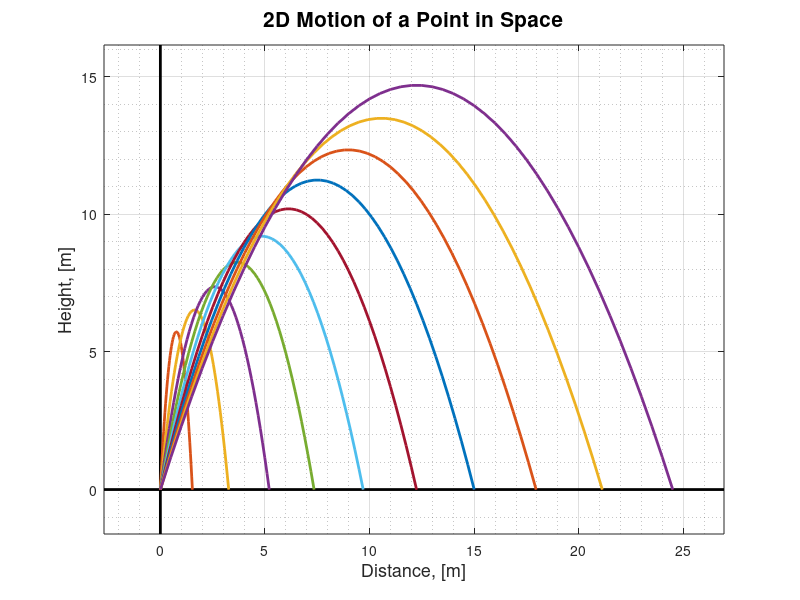

Here is the MATLAB script that generated this plot:
clc, clear, close all

%% Loops

%% For Loops
% The amount of loops depends on the number of elements
% for (i = [1, 2, 3, 4, 5])
% 	i;
% end
% 
% for (i = 0:10:100)
% 	i;
% end
% 
% v1 = 1:100:500;
% multipliers = [2, 3, 4, 5];
% for (i = i:length(v1))
% 	v1(i) = v1(i) + 1;
% end

% only run on half the vector
% v1 = 1:20;
% for (i = i:length(multipliers) / 2)
	% v1(i) = v1(i) + 1;
% 	v1 * multipliers(i);
% end

% without loops
% v2 = 1:20;
% v2(1:length(v2) / 2) = v2(1:length(v2) /2) + 1;

%% For Loop and Equations
% element by element operations with loops

% x(t) = x0 + vx * t + (ax * t^2) / 2;
% y(t) = y0 + vy + t + (ay * t^2) / 2;

% angle = pi / 4;
% vX = 10;
% vY = 20;
% aY = -9.8;
% t = 0:0.1:5;
% 
% for (i = 1:length(t))
% 	x(i) = vX * t(i);
% 	y(i) = vY * t(i) + (aY + t(i)^2) / 2;
% end

% Without loops
% x1 = vX * t;
% y1 = vY * t + ((aY * (t.^2)) / 2;
% plot(x, y, 'or')

%% Nested Loops
% matrix = zeros(10);

% index from 1 to the size of the first dimension of matrix
% for (i = 1:size(matrix, 1))
% 	for (j = 1:size(matrix, 2))
% 		matrix(i, j) = i;
% 	end
% end

%% While Loop - Conditional Loop
% number = 0;
% counter = 0;
% 
% while (number ~= 50)
% 	number = randi([40, 60], 1, 1);
% 	counter = counter + 1;
% end

% Initial conditions
% angle = pi / 3;
% vX = 10;
% vY = 20;
% aY = -9.8;
% t = 0:0.01:4.5;

% Calculate X and Y
% x = vX * t;
% y = vY * t + (aY * t.^2) / 2;


%% Calculate the X and Y Points in Space (animating a plot)
%% Setup
% Initial Conditions
angle = pi / 4;					% Initale Angle, [rad]
x0 = 0;							% Initial X Position [m]
xV = 1:1:10;						% Velocities on the X Axis, [m/s]
xA = 0;							% Initial Acceleration on the X axis [m/s^2]
xAngle = cos(angle);			% The X Component of the Angle
y0 = 0;							% Initial Y Position [m]
yV = 15:1:24;						% Velocities on the Y Axis [m/s]
yA = -9.8;						% Initial Acceleration on the Y Axis [m/s^2]
yAngle = sin(angle);			% The Y Component of the Angle
positionsOfThePoint = 50;		% How many points calculated 

% Preallocation of x, y and t vectors
x = zeros(length(xV), positionsOfThePoint);
y = zeros(size(x));
t = zeros(size(x));

% Finding roots of((a / 2) * t^2) + (v * t^1) + (x * t^0)) for Y
% Roots of Y show us where the motion starts at the ends on the "surface" level
for (i = 1:length(yV))
	yRoots = roots([yA / 2, yV(i) * yAngle, y0]);
	nonZeroRoot = yRoots(yRoots ~= 0);
	
	% Crating a time vector with linearly spaced values, between the two rotos of
	% the Y equation so we start and end on the "the surface"
	t(i, :) = linspace(0, nonZeroRoot, positionsOfThePoint);
end

% Plot setup and customizations
plot(0, 0)
hold on
grid on
grid minor

% Labels and Titles
xlabel('Distance, [m]', 'FontSize', 13)
ylabel('Height, [m]', 'FontSize', 13)
title('2D Motion of a Point in Space', 'FontSize', 15)

% Limits
xMax = zeros(size(xV));
yMax = zeros(size(xV));
xMin = zeros(size(xV));
yMin = zeros(size(xV));

for (i = 1:length(xV))
	xMax(i) = (xV(i) * t(i, end) * xAngle) * 1.1;
	xMin(i) = (xV(i) * t(i, 1) * xAngle) - xMax(i) * 0.1;
	yMax(i) = (yV(i) * t(i, end / 2) * yAngle + (yA * t(i, end / 2)^2) / 2) * 1.1;
	yMin(i) = (yV(i) * t(i, 1) * yAngle + (yA * t(i, 1)^2) / 2) - yMax(i) * 0.1;
end

xLimits = [min(xMin), max(xMax)];
yLimits = [min(yMin), max(yMax)];

% Black line y = 0
plot(xLimits, [0, 0], 'k', 'LineWidth', 2)

% Black line x = 0
plot([0, 0], yLimits, 'k', 'LineWidth', 2)

xlim(xLimits)
ylim(yLimits)

%% Calculating and Plotting
for (i = 1:length(xV))
	x(i, :) = xV(i) * t(i, :) * xAngle;
	y(i, :) = yV(i) * t(i, :) * yAngle + (yA * t(i, :).^2) / 2;
	
	for (j = 1:(positionsOfThePoint - 1))
		plot([x(i, j), x(i, j + 1)], [y(i, j), y(i, j + 1)], 'r')
		pause(0.05)
	end
	
	plot(x(i, :), y(i, :), 'LineWidth', 2)
	
end

%% While loop example
% reachedYZero = false;
% i = 1;

% plot(0, 0)
% hold on

% while (~reachedYZero)

% 	plot(x(i), y(i), 'or')
	
% 	i = i + 1;
% 	
% 	if (y(i) < 0.1)
% 		plot(x(i), y(i), 'og')
% 		reachedYZero = true;
% 	end
% end
% 
% x(i + 1:end) = [];
% y(i + 1:end) = [];
% 
% plot(x, y, 'b', 'LineWidth', 2)
% grid on
% grid minor